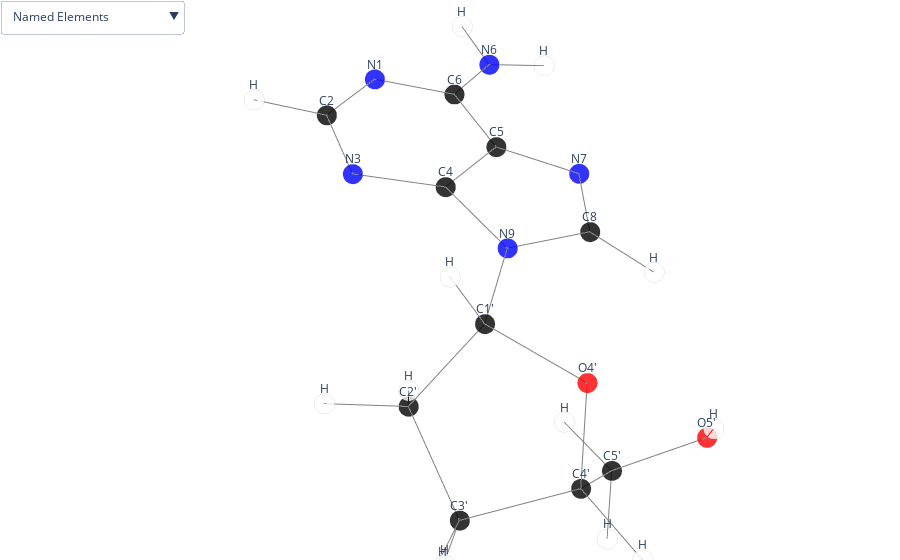

The cell this chart's notebook holds for it:
### Code cell
mol = Molecule()
mol.read_xyz('example/20_rf_xyz_dftV3#r15_084_GbbbB_shuffled.xyz')
fig = to_plotly_figure(mol)
fig.show()

### Figure 1 — Plotly figure (JSON) as saved in the notebook; plotly's stock layout.template omitted (floating-point values rounded to 4 significant figures; data arrays with more than 128 entries replaced by an {"elided": "..."} marker saying what was removed)
{"data": [{"marker": {"color": ["black", "white", "white", "black", "white", "black", "white", "black", "white", "black", "blue", "black", "red", "red", "black", "white", "white", "black", "white", "black", "blue", "blue", "white", "blue", "white", "blue", "black", "white", "white", "white", "red"], "line": {"color": "lightgray", "width": 2}, "opacity": 0.8, "size": 7, "symbol": "circle"}, "mode": "markers", "text": ["C3'", "H", "H", "C1'", "H", "C5'", "H", "C4", "H", "C2'", "N7", "C8", "O5'", "O4'", "C6", "H", "H", "C5", "H", "C2", "N6", "N9", "H", "N3", "H", "N1", "C4'", "H", "H", "H", "O3'"], "type": "scatter3d", "x": [1.254, 2.757, 1.398, 1.33, -0.1425, -0.01447, 0.5466, 2.786, 0.9111, 2.246, 1.373, 0.8285, -1.16, 0, 3.658, 2.814, 4.334, 2.601, 5.673, 4.774, 3.63, 1.638, 1.625, 3.853, -1.151, 4.742, 0, -0.9138, 2.957, -0.04768, 0.9949], "y": [0.8155, -5.266, 0.733, 0, -2.437, -1.407, 2.406, -1.62, -1.942, 0.3624, -3.43, -2.433, -2.081, 0, -3.487, -0.5146, -5.031, -2.937, -0.9127, -1.479, -4.763, -1.31, 0.6077, -0.8391, -2.985, -2.73, 0, 0.5185, 1.152, -1.312, 2.211], "z": [-0.3541, 4.849, 2.74, 1.93, 2.117, -0.591, 0.5132, 3.219, -0.3316, 0.7361, 3.253, 2.592, -0.09111, 1.444, 4.409, 0.4171, 5.541, 3.655, 4.406, 4.172, 4.871, 2.52, -1.362, 3.444, -0.4317, 4.66, 0, -0.3034, 0.9822, -1.688, -0.3221]}, {"hoverinfo": "none", "marker": {"color": "grey", "opacity": 1, "size": 7}, "mode": "lines", "type": "scatter3d", "x": {"elided": "198 float values"}, "y": {"elided": "198 float values"}, "z": {"elided": "198 float values"}}], "layout": {"autosize": true, "margin": {"b": 0, "l": 0, "r": 0, "t": 0}, "scene": {"annotations": [{"showarrow": false, "text": "C3'", "x": 1.254, "y": 0.8155, "yshift": 15, "z": -0.3541}, {"showarrow": false, "text": "H", "x": 2.757, "y": -5.266, "yshift": 15, "z": 4.849}, {"showarrow": false, "text": "H", "x": 1.398, "y": 0.733, "yshift": 15, "z": 2.74}, {"showarrow": false, "text": "C1'", "x": 1.33, "y": 0, "yshift": 15, "z": 1.93}, {"showarrow": false, "text": "H", "x": -0.1425, "y": -2.437, "yshift": 15, "z": 2.117}, {"showarrow": false, "text": "C5'", "x": -0.01447, "y": -1.407, "yshift": 15, "z": -0.591}, {"showarrow": false, "text": "H", "x": 0.5466, "y": 2.406, "yshift": 15, "z": 0.5132}, {"showarrow": false, "text": "C4", "x": 2.786, "y": -1.62, "yshift": 15, "z": 3.219}, {"showarrow": false, "text": "H", "x": 0.9111, "y": -1.942, "yshift": 15, "z": -0.3316}, {"showarrow": false, "text": "C2'", "x": 2.246, "y": 0.3624, "yshift": 15, "z": 0.7361}, {"showarrow": false, "text": "N7", "x": 1.373, "y": -3.43, "yshift": 15, "z": 3.253}, {"showarrow": false, "text": "C8", "x": 0.8285, "y": -2.433, "yshift": 15, "z": 2.592}, {"showarrow": false, "text": "O5'", "x": -1.16, "y": -2.081, "yshift": 15, "z": -0.09111}, {"showarrow": false, "text": "O4'", "x": 0, "y": 0, "yshift": 15, "z": 1.444}, {"showarrow": false, "text": "C6", "x": 3.658, "y": -3.487, "yshift": 15, "z": 4.409}, {"showarrow": false, "text": "H", "x": 2.814, "y": -0.5146, "yshift": 15, "z": 0.4171}, {"showarrow": false, "text": "H", "x": 4.334, "y": -5.031, "yshift": 15, "z": 5.541}, {"showarrow": false, "text": "C5", "x": 2.601, "y": -2.937, "yshift": 15, "z": 3.655}, {"showarrow": false, "text": "H", "x": 5.673, "y": -0.9127, "yshift": 15, "z": 4.406}, {"showarrow": false, "text": "C2", "x": 4.774, "y": -1.479, "yshift": 15, "z": 4.172}, {"showarrow": false, "text": "N6", "x": 3.63, "y": -4.763, "yshift": 15, "z": 4.871}, {"showarrow": false, "text": "N9", "x": 1.638, "y": -1.31, "yshift": 15, "z": 2.52}, {"showarrow": false, "text": "H", "x": 1.625, "y": 0.6077, "yshift": 15, "z": -1.362}, {"showarrow": false, "text": "N3", "x": 3.853, "y": -0.8391, "yshift": 15, "z": 3.444}, {"showarrow": false, "text": "H", "x": -1.151, "y": -2.985, "yshift": 15, "z": -0.4317}, {"showarrow": false, "text": "N1", "x": 4.742, "y": -2.73, "yshift": 15, "z": 4.66}, {"showarrow": false, "text": "C4'", "x": 0, "y": 0, "yshift": 15, "z": 0}, {"showarrow": false, "text": "H", "x": -0.9138, "y": 0.5185, "yshift": 15, "z": -0.3034}, {"showarrow": false, "text": "H", "x": 2.957, "y": 1.152, "yshift": 15, "z": 0.9822}, {"showarrow": false, "text": "H", "x": -0.04768, "y": -1.312, "yshift": 15, "z": -1.688}, {"showarrow": false, "text": "O3'", "x": 0.9949, "y": 2.211, "yshift": 15, "z": -0.3221}], "aspectmode": "auto", "aspectratio": {"x": 0.9443, "y": 1.06, "z": 0.9989}, "camera": {"center": {"x": 0, "y": 0, "z": 0}, "eye": {"x": -0.5623, "y": 1.08, "z": 0.409}, "projection": {"type": "perspective"}, "up": {"x": 0, "y": 0, "z": 1}}, "xaxis": {"showbackground": false, "showgrid": false, "showticklabels": false, "title": {"font": {"color": "white"}}, "type": "linear", "zeroline": false}, "yaxis": {"showbackground": false, "showgrid": false, "showticklabels": false, "title": {"font": {"color": "white"}}, "type": "linear", "zeroline": false}, "zaxis": {"showbackground": false, "showgrid": false, "showticklabels": false, "title": {"font": {"color": "white"}}, "type": "linear", "zeroline": false}}, "showlegend": false, "updatemenus": [{"active": 1, "buttons": [{"args": [{"scene.annotations": [{"showarrow": false, "text": "C", "x": 1.254, "y": 0.8155, "yshift": 15, "z": -0.3541}, {"showarrow": false, "text": "H", "x": 2.757, "y": -5.266, "yshift": 15, "z": 4.849}, {"showarrow": false, "text": "H", "x": 1.398, "y": 0.733, "yshift": 15, "z": 2.74}, {"showarrow": false, "text": "C", "x": 1.33, "y": 0, "yshift": 15, "z": 1.93}, {"showarrow": false, "text": "H", "x": -0.1425, "y": -2.437, "yshift": 15, "z": 2.117}, {"showarrow": false, "text": "C", "x": -0.01447, "y": -1.407, "yshift": 15, "z": -0.591}, {"showarrow": false, "text": "H", "x": 0.5466, "y": 2.406, "yshift": 15, "z": 0.5132}, {"showarrow": false, "text": "C", "x": 2.786, "y": -1.62, "yshift": 15, "z": 3.219}, {"showarrow": false, "text": "H", "x": 0.9111, "y": -1.942, "yshift": 15, "z": -0.3316}, {"showarrow": false, "text": "C", "x": 2.246, "y": 0.3624, "yshift": 15, "z": 0.7361}, {"showarrow": false, "text": "N", "x": 1.373, "y": -3.43, "yshift": 15, "z": 3.253}, {"showarrow": false, "text": "C", "x": 0.8285, "y": -2.433, "yshift": 15, "z": 2.592}, {"showarrow": false, "text": "O", "x": -1.16, "y": -2.081, "yshift": 15, "z": -0.09111}, {"showarrow": false, "text": "O", "x": 0, "y": 0, "yshift": 15, "z": 1.444}, {"showarrow": false, "text": "C", "x": 3.658, "y": -3.487, "yshift": 15, "z": 4.409}, {"showarrow": false, "text": "H", "x": 2.814, "y": -0.5146, "yshift": 15, "z": 0.4171}, {"showarrow": false, "text": "H", "x": 4.334, "y": -5.031, "yshift": 15, "z": 5.541}, {"showarrow": false, "text": "C", "x": 2.601, "y": -2.937, "yshift": 15, "z": 3.655}, {"showarrow": false, "text": "H", "x": 5.673, "y": -0.9127, "yshift": 15, "z": 4.406}, {"showarrow": false, "text": "C", "x": 4.774, "y": -1.479, "yshift": 15, "z": 4.172}, {"showarrow": false, "text": "N", "x": 3.63, "y": -4.763, "yshift": 15, "z": 4.871}, {"showarrow": false, "text": "N", "x": 1.638, "y": -1.31, "yshift": 15, "z": 2.52}, {"showarrow": false, "text": "H", "x": 1.625, "y": 0.6077, "yshift": 15, "z": -1.362}, {"showarrow": false, "text": "N", "x": 3.853, "y": -0.8391, "yshift": 15, "z": 3.444}, {"showarrow": false, "text": "H", "x": -1.151, "y": -2.985, "yshift": 15, "z": -0.4317}, {"showarrow": false, "text": "N", "x": 4.742, "y": -2.73, "yshift": 15, "z": 4.66}, {"showarrow": false, "text": "C", "x": 0, "y": 0, "yshift": 15, "z": 0}, {"showarrow": false, "text": "H", "x": -0.9138, "y": 0.5185, "yshift": 15, "z": -0.3034}, {"showarrow": false, "text": "H", "x": 2.957, "y": 1.152, "yshift": 15, "z": 0.9822}, {"showarrow": false, "text": "H", "x": -0.04768, "y": -1.312, "yshift": 15, "z": -1.688}, {"showarrow": false, "text": "O", "x": 0.9949, "y": 2.211, "yshift": 15, "z": -0.3221}]}], "label": "Elements", "method": "relayout"}, {"args": [{"scene.annotations": [{"showarrow": false, "text": "C3'", "x": 1.254, "y": 0.8155, "yshift": 15, "z": -0.3541}, {"showarrow": false, "text": "H", "x": 2.757, "y": -5.266, "yshift": 15, "z": 4.849}, {"showarrow": false, "text": "H", "x": 1.398, "y": 0.733, "yshift": 15, "z": 2.74}, {"showarrow": false, "text": "C1'", "x": 1.33, "y": 0, "yshift": 15, "z": 1.93}, {"showarrow": false, "text": "H", "x": -0.1425, "y": -2.437, "yshift": 15, "z": 2.117}, {"showarrow": false, "text": "C5'", "x": -0.01447, "y": -1.407, "yshift": 15, "z": -0.591}, {"showarrow": false, "text": "H", "x": 0.5466, "y": 2.406, "yshift": 15, "z": 0.5132}, {"showarrow": false, "text": "C4", "x": 2.786, "y": -1.62, "yshift": 15, "z": 3.219}, {"showarrow": false, "text": "H", "x": 0.9111, "y": -1.942, "yshift": 15, "z": -0.3316}, {"showarrow": false, "text": "C2'", "x": 2.246, "y": 0.3624, "yshift": 15, "z": 0.7361}, {"showarrow": false, "text": "N7", "x": 1.373, "y": -3.43, "yshift": 15, "z": 3.253}, {"showarrow": false, "text": "C8", "x": 0.8285, "y": -2.433, "yshift": 15, "z": 2.592}, {"showarrow": false, "text": "O5'", "x": -1.16, "y": -2.081, "yshift": 15, "z": -0.09111}, {"showarrow": false, "text": "O4'", "x": 0, "y": 0, "yshift": 15, "z": 1.444}, {"showarrow": false, "text": "C6", "x": 3.658, "y": -3.487, "yshift": 15, "z": 4.409}, {"showarrow": false, "text": "H", "x": 2.814, "y": -0.5146, "yshift": 15, "z": 0.4171}, {"showarrow": false, "text": "H", "x": 4.334, "y": -5.031, "yshift": 15, "z": 5.541}, {"showarrow": false, "text": "C5", "x": 2.601, "y": -2.937, "yshift": 15, "z": 3.655}, {"showarrow": false, "text": "H", "x": 5.673, "y": -0.9127, "yshift": 15, "z": 4.406}, {"showarrow": false, "text": "C2", "x": 4.774, "y": -1.479, "yshift": 15, "z": 4.172}, {"showarrow": false, "text": "N6", "x": 3.63, "y": -4.763, "yshift": 15, "z": 4.871}, {"showarrow": false, "text": "N9", "x": 1.638, "y": -1.31, "yshift": 15, "z": 2.52}, {"showarrow": false, "text": "H", "x": 1.625, "y": 0.6077, "yshift": 15, "z": -1.362}, {"showarrow": false, "text": "N3", "x": 3.853, "y": -0.8391, "yshift": 15, "z": 3.444}, {"showarrow": false, "text": "H", "x": -1.151, "y": -2.985, "yshift": 15, "z": -0.4317}, {"showarrow": false, "text": "N1", "x": 4.742, "y": -2.73, "yshift": 15, "z": 4.66}, {"showarrow": false, "text": "C4'", "x": 0, "y": 0, "yshift": 15, "z": 0}, {"showarrow": false, "text": "H", "x": -0.9138, "y": 0.5185, "yshift": 15, "z": -0.3034}, {"showarrow": false, "text": "H", "x": 2.957, "y": 1.152, "yshift": 15, "z": 0.9822}, {"showarrow": false, "text": "H", "x": -0.04768, "y": -1.312, "yshift": 15, "z": -1.688}, {"showarrow": false, "text": "O3'", "x": 0.9949, "y": 2.211, "yshift": 15, "z": -0.3221}]}], "label": "Named Elements", "method": "relayout"}, {"args": [{"scene.annotations": [{"showarrow": false, "text": "C", "x": 1.254, "y": 0.8155, "yshift": 15, "z": -0.3541}, {"showarrow": false, "text": "H", "x": 2.757, "y": -5.266, "yshift": 15, "z": 4.849}, {"showarrow": false, "text": "H", "x": 1.398, "y": 0.733, "yshift": 15, "z": 2.74}, {"showarrow": false, "text": "C", "x": 1.33, "y": 0, "yshift": 15, "z": 1.93}, {"showarrow": false, "text": "H", "x": -0.1425, "y": -2.437, "yshift": 15, "z": 2.117}, {"showarrow": false, "text": "C", "x": -0.01447, "y": -1.407, "yshift": 15, "z": -0.591}, {"showarrow": false, "text": "H", "x": 0.5466, "y": 2.406, "yshift": 15, "z": 0.5132}, {"showarrow": false, "text": "C", "x": 2.786, "y": -1.62, "yshift": 15, "z": 3.219}, {"showarrow": false, "text": "H", "x": 0.9111, "y": -1.942, "yshift": 15, "z": -0.3316}, {"showarrow": false, "text": "C", "x": 2.246, "y": 0.3624, "yshift": 15, "z": 0.7361}, {"showarrow": false, "text": "N", "x": 1.373, "y": -3.43, "yshift": 15, "z": 3.253}, {"showarrow": false, "text": "C", "x": 0.8285, "y": -2.433, "yshift": 15, "z": 2.592}, {"showarrow": false, "text": "O", "x": -1.16, "y": -2.081, "yshift": 15, "z": -0.09111}, {"showarrow": false, "text": "O", "x": 0, "y": 0, "yshift": 15, "z": 1.444}, {"showarrow": false, "text": "C", "x": 3.658, "y": -3.487, "yshift": 15, "z": 4.409}, {"showarrow": false, "text": "H", "x": 2.814, "y": -0.5146, "yshift": 15, "z": 0.4171}, {"showarrow": false, "text": "H", "x": 4.334, "y": -5.031, "yshift": 15, "z": 5.541}, {"showarrow": false, "text": "C", "x": 2.601, "y": -2.937, "yshift": 15, "z": 3.655}, {"showarrow": false, "text": "H", "x": 5.673, "y": -0.9127, "yshift": 15, "z": 4.406}, {"showarrow": false, "text": "C", "x": 4.774, "y": -1.479, "yshift": 15, "z": 4.172}, {"showarrow": false, "text": "N", "x": 3.63, "y": -4.763, "yshift": 15, "z": 4.871}, {"showarrow": false, "text": "N", "x": 1.638, "y": -1.31, "yshift": 15, "z": 2.52}, {"showarrow": false, "text": "H", "x": 1.625, "y": 0.6077, "yshift": 15, "z": -1.362}, {"showarrow": false, "text": "N", "x": 3.853, "y": -0.8391, "yshift": 15, "z": 3.444}, {"showarrow": false, "text": "H", "x": -1.151, "y": -2.985, "yshift": 15, "z": -0.4317}, {"showarrow": false, "text": "N", "x": 4.742, "y": -2.73, "yshift": 15, "z": 4.66}, {"showarrow": false, "text": "C", "x": 0, "y": 0, "yshift": 15, "z": 0}, {"showarrow": false, "text": "H", "x": -0.9138, "y": 0.5185, "yshift": 15, "z": -0.3034}, {"showarrow": false, "text": "H", "x": 2.957, "y": 1.152, "yshift": 15, "z": 0.9822}, {"showarrow": false, "text": "H", "x": -0.04768, "y": -1.312, "yshift": 15, "z": -1.688}, {"showarrow": false, "text": "O", "x": 0.9949, "y": 2.211, "yshift": 15, "z": -0.3221}, {"font": {"color": "steelblue"}, "showarrow": false, "text": 1.6, "x": 1.75, "y": 0.5889, "yshift": 15, "z": 0.191}, {"font": {"color": "steelblue"}, "showarrow": false, "text": 1.17, "x": 1.439, "y": 0.7116, "yshift": 15, "z": -0.8578}, {"font": {"color": "steelblue"}, "showarrow": false, "text": 1.6, "x": 0.6268, "y": 0.4077, "yshift": 15, "z": -0.177}, {"font": {"color": "steelblue"}, "showarrow": false, "text": 1.48, "x": 1.124, "y": 1.513, "yshift": 15, "z": -0.3381}, {"font": {"color": "steelblue"}, "showarrow": false, "text": 1.13, "x": 3.194, "y": -5.014, "yshift": 15, "z": 4.86}, {"font": {"color": "steelblue"}, "showarrow": false, "text": 1.17, "x": 1.364, "y": 0.3665, "yshift": 15, "z": 2.335}, {"font": {"color": "steelblue"}, "showarrow": false, "text": 1.6, "x": 1.788, "y": 0.1812, "yshift": 15, "z": 1.333}, {"font": {"color": "steelblue"}, "showarrow": false, "text": 1.48, "x": 0.6651, "y": 0, "yshift": 15, "z": 1.687}, {"font": {"color": "steelblue"}, "showarrow": false, "text": 1.56, "x": 1.484, "y": -0.6552, "yshift": 15, "z": 2.225}, {"font": {"color": "steelblue"}, "showarrow": false, "text": 1.17, "x": 0.343, "y": -2.435, "yshift": 15, "z": 2.354}, {"font": {"color": "steelblue"}, "showarrow": false, "text": 1.17, "x": 0.4483, "y": -1.675, "yshift": 15, "z": -0.4613}, {"font": {"color": "steelblue"}, "showarrow": false, "text": 1.48, "x": -0.5874, "y": -1.744, "yshift": 15, "z": -0.3411}, {"font": {"color": "steelblue"}, "showarrow": false, "text": 1.6, "x": -0.007237, "y": -0.7035, "yshift": 15, "z": -0.2955}, {"font": {"color": "steelblue"}, "showarrow": false, "text": 1.17, "x": -0.03108, "y": -1.359, "yshift": 15, "z": -1.14}, {"font": {"color": "steelblue"}, "showarrow": false, "text": 1.05, "x": 0.7708, "y": 2.309, "yshift": 15, "z": 0.09554}, {"font": {"color": "steelblue"}, "showarrow": false, "text": 1.6, "x": 2.693, "y": -2.279, "yshift": 15, "z": 3.437}, {"font": {"color": "steelblue"}, "showarrow": false, "text": 1.56, "x": 2.212, "y": -1.465, "yshift": 15, "z": 2.869}, {"font": {"color": "steelblue"}, "showarrow": false, "text": 1.56, "x": 3.32, "y": -1.23, "yshift": 15, "z": 3.331}, {"font": {"color": "steelblue"}, "showarrow": false, "text": 1.17, "x": 2.53, "y": -0.07608, "yshift": 15, "z": 0.5766}, {"font": {"color": "steelblue"}, "showarrow": false, "text": 1.17, "x": 2.601, "y": 0.7571, "yshift": 15, "z": 0.8592}, {"font": {"color": "steelblue"}, "showarrow": false, "text": 1.56, "x": 1.101, "y": -2.932, "yshift": 15, "z": 2.922}, {"font": {"color": "steelblue"}, "showarrow": false, "text": 1.56, "x": 1.987, "y": -3.183, "yshift": 15, "z": 3.454}, {"font": {"color": "steelblue"}, "showarrow": false, "text": 1.56, "x": 1.233, "y": -1.872, "yshift": 15, "z": 2.556}, {"font": {"color": "steelblue"}, "showarrow": false, "text": 1.05, "x": -1.155, "y": -2.533, "yshift": 15, "z": -0.2614}, {"font": {"color": "steelblue"}, "showarrow": false, "text": 1.48, "x": 0, "y": 0, "yshift": 15, "z": 0.722}, {"font": {"color": "steelblue"}, "showarrow": false, "text": 1.6, "x": 3.129, "y": -3.212, "yshift": 15, "z": 4.032}, {"font": {"color": "steelblue"}, "showarrow": false, "text": 1.56, "x": 3.644, "y": -4.125, "yshift": 15, "z": 4.64}, {"font": {"color": "steelblue"}, "showarrow": false, "text": 1.56, "x": 4.2, "y": -3.108, "yshift": 15, "z": 4.534}, {"font": {"color": "steelblue"}, "showarrow": false, "text": 1.13, "x": 3.982, "y": -4.897, "yshift": 15, "z": 5.206}, {"font": {"color": "steelblue"}, "showarrow": false, "text": 1.17, "x": 5.224, "y": -1.196, "yshift": 15, "z": 4.289}, {"font": {"color": "steelblue"}, "showarrow": false, "text": 1.56, "x": 4.314, "y": -1.159, "yshift": 15, "z": 3.808}, {"font": {"color": "steelblue"}, "showarrow": false, "text": 1.56, "x": 4.758, "y": -2.105, "yshift": 15, "z": 4.416}, {"font": {"color": "steelblue"}, "showarrow": false, "text": 1.17, "x": -0.4569, "y": 0.2592, "yshift": 15, "z": -0.1517}]}], "label": "Elements & Bond Lengths", "method": "relayout"}, {"args": [{"scene.annotations": [{"showarrow": false, "text": 0, "x": 1.254, "y": 0.8155, "yshift": 15, "z": -0.3541}, {"showarrow": false, "text": 1, "x": 2.757, "y": -5.266, "yshift": 15, "z": 4.849}, {"showarrow": false, "text": 2, "x": 1.398, "y": 0.733, "yshift": 15, "z": 2.74}, {"showarrow": false, "text": 3, "x": 1.33, "y": 0, "yshift": 15, "z": 1.93}, {"showarrow": false, "text": 4, "x": -0.1425, "y": -2.437, "yshift": 15, "z": 2.117}, {"showarrow": false, "text": 5, "x": -0.01447, "y": -1.407, "yshift": 15, "z": -0.591}, {"showarrow": false, "text": 6, "x": 0.5466, "y": 2.406, "yshift": 15, "z": 0.5132}, {"showarrow": false, "text": 7, "x": 2.786, "y": -1.62, "yshift": 15, "z": 3.219}, {"showarrow": false, "text": 8, "x": 0.9111, "y": -1.942, "yshift": 15, "z": -0.3316}, {"showarrow": false, "text": 9, "x": 2.246, "y": 0.3624, "yshift": 15, "z": 0.7361}, {"showarrow": false, "text": 10, "x": 1.373, "y": -3.43, "yshift": 15, "z": 3.253}, {"showarrow": false, "text": 11, "x": 0.8285, "y": -2.433, "yshift": 15, "z": 2.592}, {"showarrow": false, "text": 12, "x": -1.16, "y": -2.081, "yshift": 15, "z": -0.09111}, {"showarrow": false, "text": 13, "x": 0, "y": 0, "yshift": 15, "z": 1.444}, {"showarrow": false, "text": 14, "x": 3.658, "y": -3.487, "yshift": 15, "z": 4.409}, {"showarrow": false, "text": 15, "x": 2.814, "y": -0.5146, "yshift": 15, "z": 0.4171}, {"showarrow": false, "text": 16, "x": 4.334, "y": -5.031, "yshift": 15, "z": 5.541}, {"showarrow": false, "text": 17, "x": 2.601, "y": -2.937, "yshift": 15, "z": 3.655}, {"showarrow": false, "text": 18, "x": 5.673, "y": -0.9127, "yshift": 15, "z": 4.406}, {"showarrow": false, "text": 19, "x": 4.774, "y": -1.479, "yshift": 15, "z": 4.172}, {"showarrow": false, "text": 20, "x": 3.63, "y": -4.763, "yshift": 15, "z": 4.871}, {"showarrow": false, "text": 21, "x": 1.638, "y": -1.31, "yshift": 15, "z": 2.52}, {"showarrow": false, "text": 22, "x": 1.625, "y": 0.6077, "yshift": 15, "z": -1.362}, {"showarrow": false, "text": 23, "x": 3.853, "y": -0.8391, "yshift": 15, "z": 3.444}, {"showarrow": false, "text": 24, "x": -1.151, "y": -2.985, "yshift": 15, "z": -0.4317}, {"showarrow": false, "text": 25, "x": 4.742, "y": -2.73, "yshift": 15, "z": 4.66}, {"showarrow": false, "text": 26, "x": 0, "y": 0, "yshift": 15, "z": 0}, {"showarrow": false, "text": 27, "x": -0.9138, "y": 0.5185, "yshift": 15, "z": -0.3034}, {"showarrow": false, "text": 28, "x": 2.957, "y": 1.152, "yshift": 15, "z": 0.9822}, {"showarrow": false, "text": 29, "x": -0.04768, "y": -1.312, "yshift": 15, "z": -1.688}, {"showarrow": false, "text": 30, "x": 0.9949, "y": 2.211, "yshift": 15, "z": -0.3221}]}], "label": "Indices", "method": "relayout"}, {"args": [{"scene.annotations": [{"showarrow": false, "text": 0, "x": 1.254, "y": 0.8155, "yshift": 15, "z": -0.3541}, {"showarrow": false, "text": 1, "x": 2.757, "y": -5.266, "yshift": 15, "z": 4.849}, {"showarrow": false, "text": 2, "x": 1.398, "y": 0.733, "yshift": 15, "z": 2.74}, {"showarrow": false, "text": 3, "x": 1.33, "y": 0, "yshift": 15, "z": 1.93}, {"showarrow": false, "text": 4, "x": -0.1425, "y": -2.437, "yshift": 15, "z": 2.117}, {"showarrow": false, "text": 5, "x": -0.01447, "y": -1.407, "yshift": 15, "z": -0.591}, {"showarrow": false, "text": 6, "x": 0.5466, "y": 2.406, "yshift": 15, "z": 0.5132}, {"showarrow": false, "text": 7, "x": 2.786, "y": -1.62, "yshift": 15, "z": 3.219}, {"showarrow": false, "text": 8, "x": 0.9111, "y": -1.942, "yshift": 15, "z": -0.3316}, {"showarrow": false, "text": 9, "x": 2.246, "y": 0.3624, "yshift": 15, "z": 0.7361}, {"showarrow": false, "text": 10, "x": 1.373, "y": -3.43, "yshift": 15, "z": 3.253}, {"showarrow": false, "text": 11, "x": 0.8285, "y": -2.433, "yshift": 15, "z": 2.592}, {"showarrow": false, "text": 12, "x": -1.16, "y": -2.081, "yshift": 15, "z": -0.09111}, {"showarrow": false, "text": 13, "x": 0, "y": 0, "yshift": 15, "z": 1.444}, {"showarrow": false, "text": 14, "x": 3.658, "y": -3.487, "yshift": 15, "z": 4.409}, {"showarrow": false, "text": 15, "x": 2.814, "y": -0.5146, "yshift": 15, "z": 0.4171}, {"showarrow": false, "text": 16, "x": 4.334, "y": -5.031, "yshift": 15, "z": 5.541}, {"showarrow": false, "text": 17, "x": 2.601, "y": -2.937, "yshift": 15, "z": 3.655}, {"showarrow": false, "text": 18, "x": 5.673, "y": -0.9127, "yshift": 15, "z": 4.406}, {"showarrow": false, "text": 19, "x": 4.774, "y": -1.479, "yshift": 15, "z": 4.172}, {"showarrow": false, "text": 20, "x": 3.63, "y": -4.763, "yshift": 15, "z": 4.871}, {"showarrow": false, "text": 21, "x": 1.638, "y": -1.31, "yshift": 15, "z": 2.52}, {"showarrow": false, "text": 22, "x": 1.625, "y": 0.6077, "yshift": 15, "z": -1.362}, {"showarrow": false, "text": 23, "x": 3.853, "y": -0.8391, "yshift": 15, "z": 3.444}, {"showarrow": false, "text": 24, "x": -1.151, "y": -2.985, "yshift": 15, "z": -0.4317}, {"showarrow": false, "text": 25, "x": 4.742, "y": -2.73, "yshift": 15, "z": 4.66}, {"showarrow": false, "text": 26, "x": 0, "y": 0, "yshift": 15, "z": 0}, {"showarrow": false, "text": 27, "x": -0.9138, "y": 0.5185, "yshift": 15, "z": -0.3034}, {"showarrow": false, "text": 28, "x": 2.957, "y": 1.152, "yshift": 15, "z": 0.9822}, {"showarrow": false, "text": 29, "x": -0.04768, "y": -1.312, "yshift": 15, "z": -1.688}, {"showarrow": false, "text": 30, "x": 0.9949, "y": 2.211, "yshift": 15, "z": -0.3221}, {"font": {"color": "steelblue"}, "showarrow": false, "text": 1.6, "x": 1.75, "y": 0.5889, "yshift": 15, "z": 0.191}, {"font": {"color": "steelblue"}, "showarrow": false, "text": 1.17, "x": 1.439, "y": 0.7116, "yshift": 15, "z": -0.8578}, {"font": {"color": "steelblue"}, "showarrow": false, "text": 1.6, "x": 0.6268, "y": 0.4077, "yshift": 15, "z": -0.177}, {"font": {"color": "steelblue"}, "showarrow": false, "text": 1.48, "x": 1.124, "y": 1.513, "yshift": 15, "z": -0.3381}, {"font": {"color": "steelblue"}, "showarrow": false, "text": 1.13, "x": 3.194, "y": -5.014, "yshift": 15, "z": 4.86}, {"font": {"color": "steelblue"}, "showarrow": false, "text": 1.17, "x": 1.364, "y": 0.3665, "yshift": 15, "z": 2.335}, {"font": {"color": "steelblue"}, "showarrow": false, "text": 1.6, "x": 1.788, "y": 0.1812, "yshift": 15, "z": 1.333}, {"font": {"color": "steelblue"}, "showarrow": false, "text": 1.48, "x": 0.6651, "y": 0, "yshift": 15, "z": 1.687}, {"font": {"color": "steelblue"}, "showarrow": false, "text": 1.56, "x": 1.484, "y": -0.6552, "yshift": 15, "z": 2.225}, {"font": {"color": "steelblue"}, "showarrow": false, "text": 1.17, "x": 0.343, "y": -2.435, "yshift": 15, "z": 2.354}, {"font": {"color": "steelblue"}, "showarrow": false, "text": 1.17, "x": 0.4483, "y": -1.675, "yshift": 15, "z": -0.4613}, {"font": {"color": "steelblue"}, "showarrow": false, "text": 1.48, "x": -0.5874, "y": -1.744, "yshift": 15, "z": -0.3411}, {"font": {"color": "steelblue"}, "showarrow": false, "text": 1.6, "x": -0.007237, "y": -0.7035, "yshift": 15, "z": -0.2955}, {"font": {"color": "steelblue"}, "showarrow": false, "text": 1.17, "x": -0.03108, "y": -1.359, "yshift": 15, "z": -1.14}, {"font": {"color": "steelblue"}, "showarrow": false, "text": 1.05, "x": 0.7708, "y": 2.309, "yshift": 15, "z": 0.09554}, {"font": {"color": "steelblue"}, "showarrow": false, "text": 1.6, "x": 2.693, "y": -2.279, "yshift": 15, "z": 3.437}, {"font": {"color": "steelblue"}, "showarrow": false, "text": 1.56, "x": 2.212, "y": -1.465, "yshift": 15, "z": 2.869}, {"font": {"color": "steelblue"}, "showarrow": false, "text": 1.56, "x": 3.32, "y": -1.23, "yshift": 15, "z": 3.331}, {"font": {"color": "steelblue"}, "showarrow": false, "text": 1.17, "x": 2.53, "y": -0.07608, "yshift": 15, "z": 0.5766}, {"font": {"color": "steelblue"}, "showarrow": false, "text": 1.17, "x": 2.601, "y": 0.7571, "yshift": 15, "z": 0.8592}, {"font": {"color": "steelblue"}, "showarrow": false, "text": 1.56, "x": 1.101, "y": -2.932, "yshift": 15, "z": 2.922}, {"font": {"color": "steelblue"}, "showarrow": false, "text": 1.56, "x": 1.987, "y": -3.183, "yshift": 15, "z": 3.454}, {"font": {"color": "steelblue"}, "showarrow": false, "text": 1.56, "x": 1.233, "y": -1.872, "yshift": 15, "z": 2.556}, {"font": {"color": "steelblue"}, "showarrow": false, "text": 1.05, "x": -1.155, "y": -2.533, "yshift": 15, "z": -0.2614}, {"font": {"color": "steelblue"}, "showarrow": false, "text": 1.48, "x": 0, "y": 0, "yshift": 15, "z": 0.722}, {"font": {"color": "steelblue"}, "showarrow": false, "text": 1.6, "x": 3.129, "y": -3.212, "yshift": 15, "z": 4.032}, {"font": {"color": "steelblue"}, "showarrow": false, "text": 1.56, "x": 3.644, "y": -4.125, "yshift": 15, "z": 4.64}, {"font": {"color": "steelblue"}, "showarrow": false, "text": 1.56, "x": 4.2, "y": -3.108, "yshift": 15, "z": 4.534}, {"font": {"color": "steelblue"}, "showarrow": false, "text": 1.13, "x": 3.982, "y": -4.897, "yshift": 15, "z": 5.206}, {"font": {"color": "steelblue"}, "showarrow": false, "text": 1.17, "x": 5.224, "y": -1.196, "yshift": 15, "z": 4.289}, {"font": {"color": "steelblue"}, "showarrow": false, "text": 1.56, "x": 4.314, "y": -1.159, "yshift": 15, "z": 3.808}, {"font": {"color": "steelblue"}, "showarrow": false, "text": 1.56, "x": 4.758, "y": -2.105, "yshift": 15, "z": 4.416}, {"font": {"color": "steelblue"}, "showarrow": false, "text": 1.17, "x": -0.4569, "y": 0.2592, "yshift": 15, "z": -0.1517}]}], "label": "Indices & Bond Lengths", "method": "relayout"}, {"args": [{"scene.annotations": [{"font": {"color": "steelblue"}, "showarrow": false, "text": 1.6, "x": 1.75, "y": 0.5889, "yshift": 15, "z": 0.191}, {"font": {"color": "steelblue"}, "showarrow": false, "text": 1.17, "x": 1.439, "y": 0.7116, "yshift": 15, "z": -0.8578}, {"font": {"color": "steelblue"}, "showarrow": false, "text": 1.6, "x": 0.6268, "y": 0.4077, "yshift": 15, "z": -0.177}, {"font": {"color": "steelblue"}, "showarrow": false, "text": 1.48, "x": 1.124, "y": 1.513, "yshift": 15, "z": -0.3381}, {"font": {"color": "steelblue"}, "showarrow": false, "text": 1.13, "x": 3.194, "y": -5.014, "yshift": 15, "z": 4.86}, {"font": {"color": "steelblue"}, "showarrow": false, "text": 1.17, "x": 1.364, "y": 0.3665, "yshift": 15, "z": 2.335}, {"font": {"color": "steelblue"}, "showarrow": false, "text": 1.6, "x": 1.788, "y": 0.1812, "yshift": 15, "z": 1.333}, {"font": {"color": "steelblue"}, "showarrow": false, "text": 1.48, "x": 0.6651, "y": 0, "yshift": 15, "z": 1.687}, {"font": {"color": "steelblue"}, "showarrow": false, "text": 1.56, "x": 1.484, "y": -0.6552, "yshift": 15, "z": 2.225}, {"font": {"color": "steelblue"}, "showarrow": false, "text": 1.17, "x": 0.343, "y": -2.435, "yshift": 15, "z": 2.354}, {"font": {"color": "steelblue"}, "showarrow": false, "text": 1.17, "x": 0.4483, "y": -1.675, "yshift": 15, "z": -0.4613}, {"font": {"color": "steelblue"}, "showarrow": false, "text": 1.48, "x": -0.5874, "y": -1.744, "yshift": 15, "z": -0.3411}, {"font": {"color": "steelblue"}, "showarrow": false, "text": 1.6, "x": -0.007237, "y": -0.7035, "yshift": 15, "z": -0.2955}, {"font": {"color": "steelblue"}, "showarrow": false, "text": 1.17, "x": -0.03108, "y": -1.359, "yshift": 15, "z": -1.14}, {"font": {"color": "steelblue"}, "showarrow": false, "text": 1.05, "x": 0.7708, "y": 2.309, "yshift": 15, "z": 0.09554}, {"font": {"color": "steelblue"}, "showarrow": false, "text": 1.6, "x": 2.693, "y": -2.279, "yshift": 15, "z": 3.437}, {"font": {"color": "steelblue"}, "showarrow": false, "text": 1.56, "x": 2.212, "y": -1.465, "yshift": 15, "z": 2.869}, {"font": {"color": "steelblue"}, "showarrow": false, "text": 1.56, "x": 3.32, "y": -1.23, "yshift": 15, "z": 3.331}, {"font": {"color": "steelblue"}, "showarrow": false, "text": 1.17, "x": 2.53, "y": -0.07608, "yshift": 15, "z": 0.5766}, {"font": {"color": "steelblue"}, "showarrow": false, "text": 1.17, "x": 2.601, "y": 0.7571, "yshift": 15, "z": 0.8592}, {"font": {"color": "steelblue"}, "showarrow": false, "text": 1.56, "x": 1.101, "y": -2.932, "yshift": 15, "z": 2.922}, {"font": {"color": "steelblue"}, "showarrow": false, "text": 1.56, "x": 1.987, "y": -3.183, "yshift": 15, "z": 3.454}, {"font": {"color": "steelblue"}, "showarrow": false, "text": 1.56, "x": 1.233, "y": -1.872, "yshift": 15, "z": 2.556}, {"font": {"color": "steelblue"}, "showarrow": false, "text": 1.05, "x": -1.155, "y": -2.533, "yshift": 15, "z": -0.2614}, {"font": {"color": "steelblue"}, "showarrow": false, "text": 1.48, "x": 0, "y": 0, "yshift": 15, "z": 0.722}, {"font": {"color": "steelblue"}, "showarrow": false, "text": 1.6, "x": 3.129, "y": -3.212, "yshift": 15, "z": 4.032}, {"font": {"color": "steelblue"}, "showarrow": false, "text": 1.56, "x": 3.644, "y": -4.125, "yshift": 15, "z": 4.64}, {"font": {"color": "steelblue"}, "showarrow": false, "text": 1.56, "x": 4.2, "y": -3.108, "yshift": 15, "z": 4.534}, {"font": {"color": "steelblue"}, "showarrow": false, "text": 1.13, "x": 3.982, "y": -4.897, "yshift": 15, "z": 5.206}, {"font": {"color": "steelblue"}, "showarrow": false, "text": 1.17, "x": 5.224, "y": -1.196, "yshift": 15, "z": 4.289}, {"font": {"color": "steelblue"}, "showarrow": false, "text": 1.56, "x": 4.314, "y": -1.159, "yshift": 15, "z": 3.808}, {"font": {"color": "steelblue"}, "showarrow": false, "text": 1.56, "x": 4.758, "y": -2.105, "yshift": 15, "z": 4.416}, {"font": {"color": "steelblue"}, "showarrow": false, "text": 1.17, "x": -0.4569, "y": 0.2592, "yshift": 15, "z": -0.1517}]}], "label": "Bond Lengths", "method": "relayout"}, {"args": [{"scene.annotations": []}], "label": "Hide All", "method": "relayout"}], "direction": "down", "xanchor": "left", "yanchor": "top"}]}}
